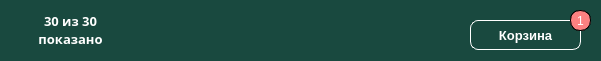
   <widget class="QWidget" name="LoverWidget" native="true">
    <property name="geometry">
     <rect>
      <x>-20</x>
      <y>499</y>
      <width>601</width>
      <height>61</height>
     </rect>
    </property>
    <property name="font">
     <font>
      <family>Times New Roman</family>
      <pointsize>14</pointsize>
      <weight>75</weight>
      <bold>true</bold>
     </font>
    </property>
    <property name="styleSheet">
     <string notr="true">background-color: rgb(25, 73, 63);</string>
    </property>
    <widget class="QLabel" name="labelCheck">
     <property name="geometry">
      <rect>
       <x>30</x>
       <y>10</y>
       <width>81</width>
       <height>41</height>
      </rect>
     </property>
     <property name="font">
      <font>
       <family>Microsoft PhagsPa</family>
       <pointsize>10</pointsize>
       <weight>75</weight>
       <bold>true</bold>
      </font>
     </property>
     <property name="text">
      <string>&lt;html&gt;&lt;head/&gt;&lt;body&gt;&lt;p align=&quot;center&quot;&gt;&lt;span style=&quot; color:#ffffff;&quot;&gt;30 из 30&lt;br/&gt;показано&lt;/span&gt;&lt;/p&gt;&lt;/body&gt;&lt;/html&gt;</string>
     </property>
    </widget>
    <widget class="QPushButton" name="ButtonBasket">
     <property name="geometry">
      <rect>
       <x>470</x>
       <y>20</y>
       <width>111</width>
       <height>30</height>
      </rect>
     </property>
     <property name="minimumSize">
      <size>
       <width>100</width>
       <height>30</height>
      </size>
     </property>
     <property name="font">
      <font>
       <pointsize>10</pointsize>
       <weight>75</weight>
       <bold>true</bold>
      </font>
     </property>
     <property name="styleSheet">
      <string notr="true">background-color: rgb(25, 73, 63);
color: rgb(255, 255, 255);
border-radius: 8px;
border: 0.5px solid white;</string>
     </property>
     <property name="text">
      <string>Корзина</string>
     </property>
    </widget>
    <widget class="QFrame" name="frameCircleCheck">
     <property name="geometry">
      <rect>
       <x>570</x>
       <y>10</y>
       <width>21</width>
       <height>21</height>
      </rect>
     </property>
     <property name="sizePolicy">
      <sizepolicy hsizetype="Fixed" vsizetype="Fixed">
       <horstretch>0</horstretch>
       <verstretch>0</verstretch>
      </sizepolicy>
     </property>
     <property name="minimumSize">
      <size>
       <width>0</width>
       <height>0</height>
      </size>
     </property>
     <property name="maximumSize">
      <size>
       <width>100</width>
       <height>100</height>
      </size>
     </property>
     <property name="styleSheet">
      <string notr="true">background-color: rgb(252, 129, 129);
border-radius: 10px;
border: 0.5px solid black;</string>
     </property>
     <property name="frameShape">
      <enum>QFrame::StyledPanel</enum>
     </property>
     <property name="frameShadow">
      <enum>QFrame::Raised</enum>
     </property>
     <widget class="QLabel" name="label">
      <property name="geometry">
       <rect>
        <x>0</x>
        <y>0</y>
        <width>21</width>
        <height>21</height>
       </rect>
      </property>
      <property name="styleSheet">
       <string notr="true">color: rgb(255, 255, 255);</string>
      </property>
      <property name="text">
       <string>1</string>
      </property>
      <property name="alignment">
       <set>Qt::AlignCenter</set>
      </property>
     </widget>
    </widget>
   </widget>
